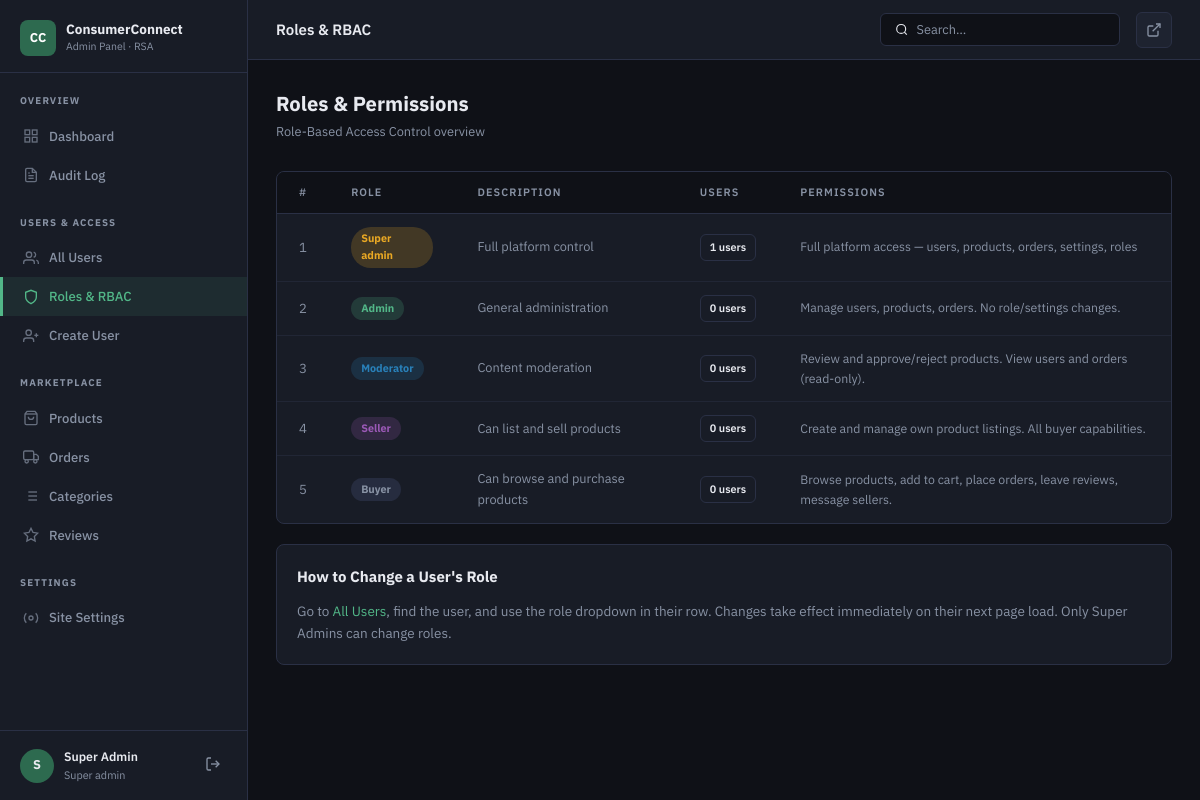
/Admin/roles.php (signed in), run on the app's committed database.
### tables this page shows
CREATE TABLE users (
  id            INT UNSIGNED AUTO_INCREMENT PRIMARY KEY,
  role_id       INT UNSIGNED NOT NULL DEFAULT 5,
  first_name    VARCHAR(80) NOT NULL,
  last_name     VARCHAR(80) NOT NULL,
  email         VARCHAR(191) NOT NULL UNIQUE,
  phone         VARCHAR(20),
  password_hash VARCHAR(255) NOT NULL,
  avatar        VARCHAR(255),
  province      VARCHAR(80),
  city          VARCHAR(80),
  status        ENUM('active','suspended','pending') DEFAULT 'pending',
  verified_at   TIMESTAMP NULL,
  created_at    TIMESTAMP DEFAULT CURRENT_TIMESTAMP,
  updated_at    TIMESTAMP DEFAULT CURRENT_TIMESTAMP ON UPDATE CURRENT_TIMESTAMP,
  FOREIGN KEY (role_id) REFERENCES roles(id)
);

CREATE TABLE roles (
  id          INT UNSIGNED AUTO_INCREMENT PRIMARY KEY,
  name        VARCHAR(50) NOT NULL UNIQUE,
  description TEXT,
  created_at  TIMESTAMP DEFAULT CURRENT_TIMESTAMP
);

### auth.php (called while the page is built, shortened)
<?php
require_once __DIR__ . '/config.php';
function isLoggedIn(): bool {
    return isset($_SESSION['user_id']);
}
function currentUser(): ?array {
    static $user = null;
    if ($user === null) {
        $stmt = db()->prepare(
            'SELECT u.*, r.name AS role_name
             FROM users u JOIN roles r ON u.role_id = r.id
             WHERE u.id = ?'
        );
        $stmt->execute([$_SESSION['user_id']]);
        $user = $stmt->fetch() ?: null;
    }
    return $user;
}
function hasRole(string ...$roles): bool {
    $user = currentUser();
    return $user && in_array($user['role_name'], $roles, true);
}
function requireRole(string $redirect = '/', string ...$roles): void {
    if (!hasRole(...$roles)) {
        header('Location: ' . SITE_URL . $redirect);
        exit;
    }
}
function h(string $s): string {
    return htmlspecialchars($s, ENT_QUOTES | ENT_HTML5, 'UTF-8');
}
?>

### config.php (called while the page is built, shortened)
<?php
function db(): PDO {
    static $pdo = null;
    if ($pdo === null) {
        $dsn = sprintf(
            'mysql:host=%s;port=%s;dbname=%s;charset=%s',
            DB_HOST, DB_PORT, DB_NAME, DB_CHARSET
        );
        $options = [
            PDO::ATTR_ERRMODE            => PDO::ERRMODE_EXCEPTION,
            PDO::ATTR_DEFAULT_FETCH_MODE => PDO::FETCH_ASSOC,
            PDO::ATTR_EMULATE_PREPARES   => false,
        ];
        try {
            $pdo = new PDO($dsn, DB_USER, DB_PASS, $options);
        } catch (PDOException $e) {
            die(json_encode(['error' => 'Database connection failed: ' . $e->getMessage()]));
        }
    }
    return $pdo;
}
?>

### Admin/roles.php (the view, shortened to what this page needs)
<?php
require_once '../auth.php';
requireRole('/', 'super_admin');
$adminUser = currentUser();
$db = db();
$roles = $db->query('SELECT r.*, COUNT(u.id) AS user_count FROM roles r LEFT JOIN users u ON u.role_id=r.id GROUP BY r.id ORDER BY r.id')->fetchAll();
?>
<!DOCTYPE html><html lang="en"><head>
<link rel="stylesheet" href="css/admin.css">
</head><body>
<div class="admin-layout">
<?php include __DIR__.'/sidebar.php'; ?>
<div class="main-wrap">
  <header class="topbar"><span class="topbar-title">Roles & RBAC</span><div class="topbar-search"><svg width="15" height="15" fill="none" stroke="currentColor" stroke-width="2" viewBox="0 0 24 24"><circle cx="11" cy="11" r="8"/><line x1="21" y1="21" x2="16.65" y2="16.65"/></svg><input type="text" placeholder="Search…" id="globalSearch"></div><div class="topbar-actions"><a href="../index.php" class="icon-btn"><svg width="16" height="16" fill="none" stroke="currentColor" stroke-width="2" viewBox="0 0 24 24"><path d="M18 13v6a2 2 0 0 1-2 2H5a2 2 0 0 1-2-2V8a2 2 0 0 1 2-2h6"/><polyline points="15 3 21 3 21 9"/><line x1="10" y1="14" x2="21" y2="3"/></svg></a></div></header>
  <div class="page-content">
    <div class="page-header"><div><div class="page-title">Roles & Permissions</div><div class="page-subtitle">Role-Based Access Control overview</div></div></div>
    <div class="table-card"><table class="data-table"><thead><tr><th>#</th><th>Role</th><th>Description</th><th>Users</th><th>Permissions</th></tr></thead>
    <tbody>
      <?php
      $perms = [
        'super_admin' => 'Full platform access — users, products, orders, settings, roles',
        'admin'       => 'Manage users, products, orders. No role/settings changes.',
        'moderator'   => 'Review and approve/reject products. View users and orders (read-only).',
        'seller'      => 'Create and manage own product listings. All buyer capabilities.',
        'buyer'       => 'Browse products, add to cart, place orders, leave reviews, message sellers.',
      ];
      foreach($roles as $r):
      ?>
      <tr>
        <td style="font-family:var(--mono);color:var(--text-muted)"><?= $r['id'] ?></td>
        <td><span class="badge badge-role-<?= $r['name'] ?>"><?= ucfirst(str_replace('_',' ',$r['name'])) ?></span></td>
        <td style="color:var(--text-muted);font-size:.85rem"><?= h($r['description']??'') ?></td>
        <td><a href="users.php?role=<?= h($r['name']) ?>" class="btn btn-outline btn-xs"><?= $r['user_count'] ?> users</a></td>
        <td style="font-size:.82rem;color:var(--text-muted)"><?= h($perms[$r['name']] ?? '—') ?></td>
      </tr>
      <?php endforeach; ?>
    </tbody></table></div>
    <div class="table-card" style="padding:20px;margin-top:20px">
      <div style="font-weight:700;margin-bottom:12px">How to Change a User's Role</div>
      <p style="color:var(--text-muted);font-size:.9rem">Go to <a href="users.php" style="color:var(--accent-2)">All Users</a>, find the user, and use the role dropdown in their row. Changes take effect immediately on their next page load. Only Super Admins can change roles.</p>
    </div>
  </div>
</div></div>
<script src="js/admin.js"></script></body></html>

### Admin/sidebar.php (shortened to what this page needs)
<?php
$currentFile = basename($_SERVER['PHP_SELF']);
function navItem(string $file, string $icon, string $label, ?string $badge = null, string $currentFile = ''): string {
    $active = ($currentFile === $file) ? ' active' : '';
    $bdg = $badge ? "<span class='nav-badge'>$badge</span>" : '';
    return "<a href='$file' class='nav-item$active'>$icon <span>$label</span>$bdg</a>";
}
?>
<aside class="sidebar" id="adminSidebar">
  <div class="sidebar-brand">
    <div class="brand-icon">CC</div>
    <div>
      <div class="sidebar-brand-text">ConsumerConnect</div>
      <div class="sidebar-brand-sub">Admin Panel · RSA</div>
    </div>
  </div>
  <div class="sidebar-section-label">Overview</div>
  <?= navItem('index.php', '<svg width="16" height="16" fill="none" stroke="currentColor" stroke-width="2" viewBox="0 0 24 24"><rect x="3" y="3" width="7" height="7"/><rect x="14" y="3" width="7" height="7"/><rect x="3" y="14" width="7" height="7"/><rect x="14" y="14" width="7" height="7"/></svg>', 'Dashboard', null, $currentFile) ?>
  <?= navItem('audit-log.php', '<svg width="16" height="16" fill="none" stroke="currentColor" stroke-width="2" viewBox="0 0 24 24"><path d="M14 2H6a2 2 0 0 0-2 2v16a2 2 0 0 0 2 2h12a2 2 0 0 0 2-2V8z"/><polyline points="14 2 14 8 20 8"/><line x1="16" y1="13" x2="8" y2="13"/><line x1="16" y1="17" x2="8" y2="17"/><polyline points="10 9 9 9 8 9"/></svg>', 'Audit Log', null, $currentFile) ?>
  <div class="sidebar-section-label">Users & Access</div>
  <?= navItem('users.php', '<svg width="16" height="16" fill="none" stroke="currentColor" stroke-width="2" viewBox="0 0 24 24"><path d="M17 21v-2a4 4 0 0 0-4-4H5a4 4 0 0 0-4 4v2"/><circle cx="9" cy="7" r="4"/><path d="M23 21v-2a4 4 0 0 0-3-3.87"/><path d="M16 3.13a4 4 0 0 1 0 7.75"/></svg>', 'All Users', null, $currentFile) ?>
  <?= navItem('roles.php', '<svg width="16" height="16" fill="none" stroke="currentColor" stroke-width="2" viewBox="0 0 24 24"><path d="M12 22s8-4 8-10V5l-8-3-8 3v7c0 6 8 10 8 10z"/></svg>', 'Roles & RBAC', null, $currentFile) ?>
  <?= navItem('user-create.php', '<svg width="16" height="16" fill="none" stroke="currentColor" stroke-width="2" viewBox="0 0 24 24"><path d="M16 21v-2a4 4 0 0 0-4-4H5a4 4 0 0 0-4 4v2"/><circle cx="8.5" cy="7" r="4"/><line x1="20" y1="8" x2="20" y2="14"/><line x1="23" y1="11" x2="17" y2="11"/></svg>', 'Create User', null, $currentFile) ?>
  <div class="sidebar-section-label">Marketplace</div>
  <?= navItem('products.php', '<svg width="16" height="16" fill="none" stroke="currentColor" stroke-width="2" viewBox="0 0 24 24"><path d="M6 2L3 6v14a2 2 0 0 0 2 2h14a2 2 0 0 0 2-2V6l-3-4z"/><line x1="3" y1="6" x2="21" y2="6"/><path d="M16 10a4 4 0 0 1-8 0"/></svg>', 'Products', null, $currentFile) ?>
  <?= navItem('orders.php', '<svg width="16" height="16" fill="none" stroke="currentColor" stroke-width="2" viewBox="0 0 24 24"><rect x="1" y="3" width="15" height="13" rx="2"/><polygon points="16 8 20 8 23 11 23 16 16 16 16 8"/><circle cx="5.5" cy="18.5" r="2.5"/><circle cx="18.5" cy="18.5" r="2.5"/></svg>', 'Orders', null, $currentFile) ?>
  <?= navItem('categories.php', '<svg width="16" height="16" fill="none" stroke="currentColor" stroke-width="2" viewBox="0 0 24 24"><line x1="8" y1="6" x2="21" y2="6"/><line x1="8" y1="12" x2="21" y2="12"/><line x1="8" y1="18" x2="21" y2="18"/><line x1="3" y1="6" x2="3.01" y2="6"/><line x1="3" y1="12" x2="3.01" y2="12"/><line x1="3" y1="18" x2="3.01" y2="18"/></svg>', 'Categories', null, $currentFile) ?>
  <?= navItem('reviews.php', '<svg width="16" height="16" fill="none" stroke="currentColor" stroke-width="2" viewBox="0 0 24 24"><polygon points="12 2 15.09 8.26 22 9.27 17 14.14 18.18 21.02 12 17.77 5.82 21.02 7 14.14 2 9.27 8.91 8.26 12 2"/></svg>', 'Reviews', null, $currentFile) ?>
  <div class="sidebar-section-label">Settings</div>
  <?= navItem('settings.php', '<svg width="16" height="16" fill="none" stroke="currentColor" stroke-width="2" viewBox="0 0 24 24"><circle cx="12" cy="12" r="3"/><path d="M19.07 4.93a10 10 0 0 1 0 14.14M4.93 4.93a10 10 0 0 0 0 14.14"/></svg>', 'Site Settings', null, $currentFile) ?>
  <div class="sidebar-footer">
    <div class="sidebar-user-avatar"><?= strtoupper(substr($adminUser['first_name'],0,1)) ?></div>
    <div>
      <div class="sidebar-user-name"><?= htmlspecialchars($adminUser['first_name'].' '.$adminUser['last_name']) ?></div>
      <div class="sidebar-user-role"><?= htmlspecialchars(ucfirst(str_replace('_',' ',$adminUser['role_name']))) ?></div>
    </div>
    <form method="POST" action="../logout.php" style="margin-left:auto">
      <button class="sidebar-logout-btn" type="submit" title="Sign Out">
        <svg width="16" height="16" fill="none" stroke="currentColor" stroke-width="2" viewBox="0 0 24 24"><path d="M9 21H5a2 2 0 0 1-2-2V5a2 2 0 0 1 2-2h4"/><polyline points="16 17 21 12 16 7"/><line x1="21" y1="12" x2="9" y2="12"/></svg>
      </button>
    </form>
  </div>
</aside>

### data on the page
users: first_name "S", first_name+last_name "Super Admin", role.name "Super admin"
roles: id "1", name "Super admin", description "Full platform control", user_count "1", name "Full platform access — users, products, orders, settings, roles"
roles: id "2", name "Admin", description "General administration", user_count "0", name "Manage users, products, orders. No role/settings changes."
roles: id "3", name "Moderator", description "Content moderation", user_count "0", name "Review and approve/reject products. View users and orders (read-only)."
roles: id "4", name "Seller", description "Can list and sell products", user_count "0", name "Create and manage own product listings. All buyer capabilities."
roles: id "5", name "Buyer", description "Can browse and purchase products", user_count "0", name "Browse products, add to cart, place orders, leave reviews, message sellers."

### other printed values
$label "Dashboard Audit Log All Users Roles & RBAC Create User Products Orders Categories Reviews Site Settings"
